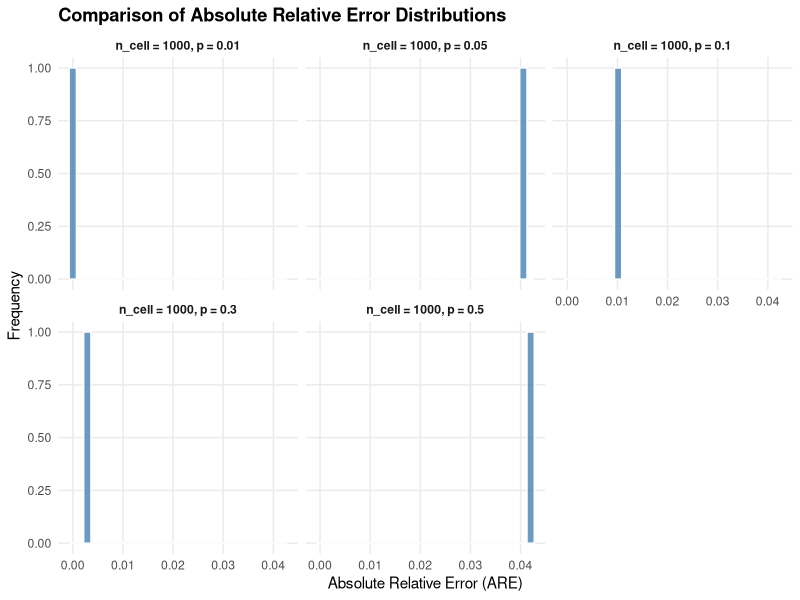
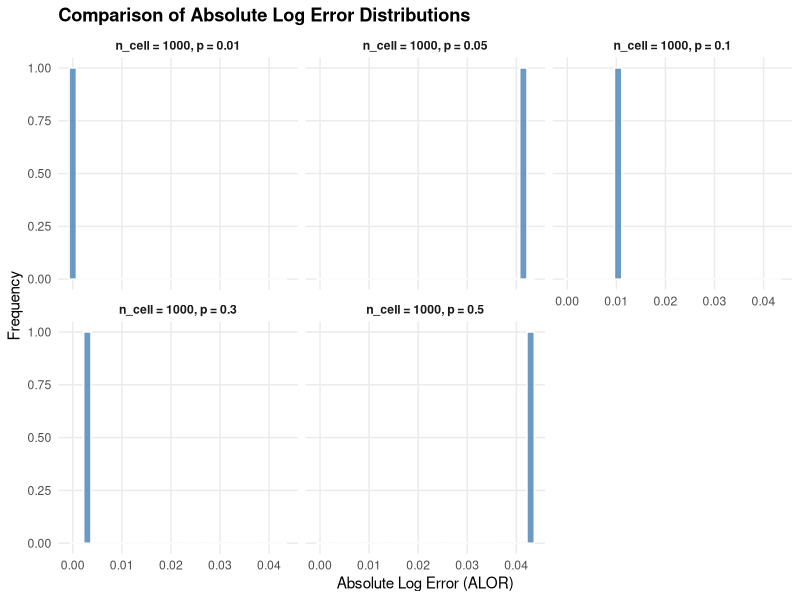
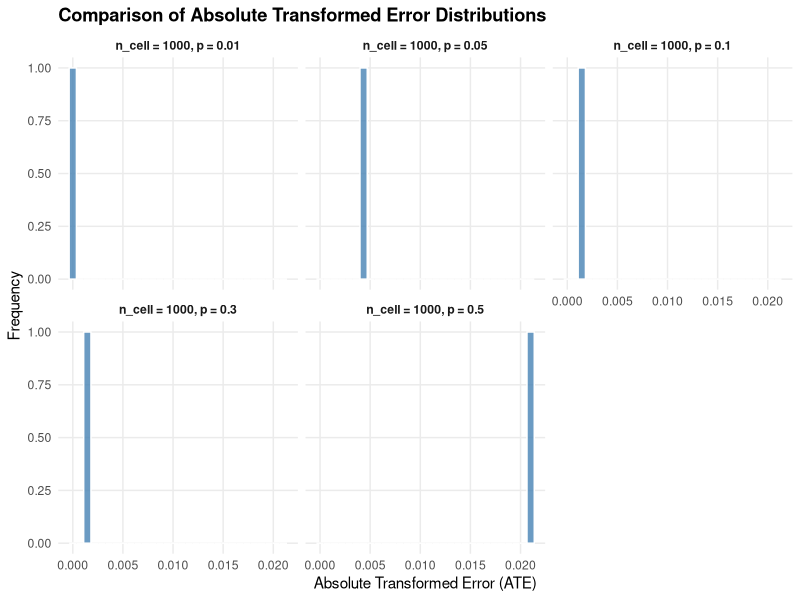
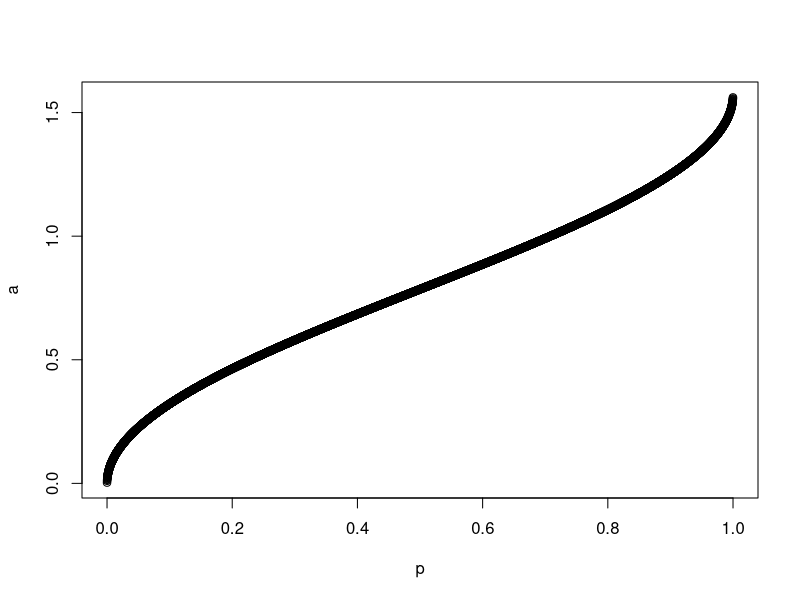
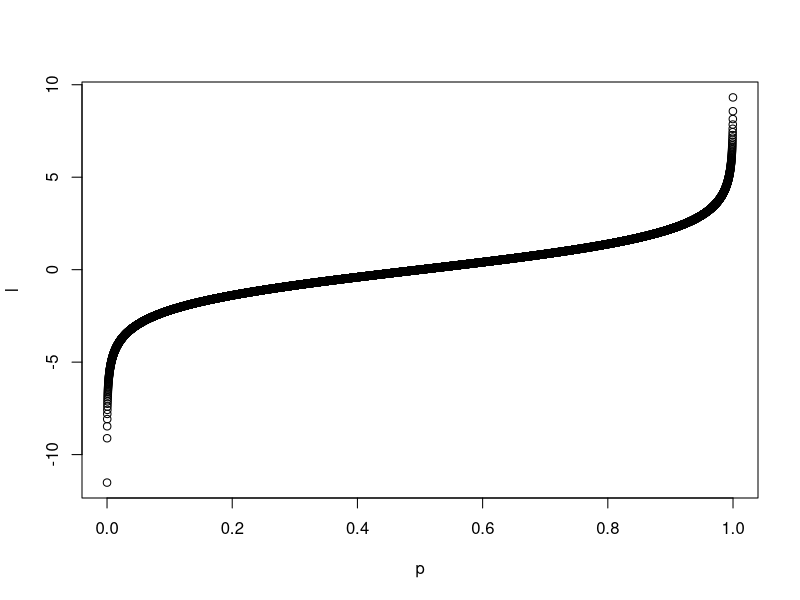

Reproduce these figures in R, in order.

# Idea ------------------------------------------------------------------------------------------------------------

#Start small: one cell type in one donor (later: increase cell types and/or increase number of donors)
#Use binomial distribution to model cell type (later: beta binomial or more difficult frameworks)
#Go for precision instead of hypothesis testing (no hypothesis testing possible in one cell type on donor)
#Compare based on:
  #* Scopit-like where c = 1 (probability of at least observing 1 count)
  #* ARE: absolute relative error
  #* Coefficient of variation (simple since easy formula for binomial distribution)

#Idea of sampling:
  #* Choose sampling parameters
  #* Construct parameter grid
  #* Choose number of samples B
  #* For each combination of sampling parameters (=row in parameter grid) sample B times
  #* Calculate the comparison statistics

#Presentation
  #* Present summary stats
  #* Graphs of summary stats
  #* Distribution of ARE and ALOR

# Setup -----------------------------------------------------------------------------------------------------------
rm(list = ls())


## Libraries -------------------------------------------------------------------------------------------------------
library(tidyverse)  # For cleaner data manipulation and plotting

## Parameters -------------------------------------------------------------------------------------------------------
params <- list(
  n_cell = c(10, 50, 100, 1000, 10000),  # number of cells
  p      = c(0.01, 0.05, 0.1, 0.3, 0.5), # proportions
  c      = 1,                            # Scopit limit
  B      = 10000                         # repetitions
)

param_grid <- expand.grid(
  n_cell = params$n_cell,
  p = params$p,
  c = params$c,
  B = params$B
)


## Helper functions ------------------------------------------------------------------------------------------------
### Simulation Functions ----
run_single_simulation <- function(n_cell, p,  B, c, seed) {
  set.seed(seed)
  #Simulation
  counts <- rbinom(B, n_cell, p)
  p_hat <- counts / n_cell
  #Output
  list(
    counts = counts,
    scopit = mean(counts >= c),
    ARE = abs(p_hat - p) / p,
    ALOR = abs(log(p_hat / p)),
    ATE = abs(asin(sqrt(p_hat)) - asin(sqrt(p))),
    CV = sd(p_hat) / mean(p_hat)
  )
}


run_all_simulations <- function(param_grid) {
  results <- pmap(param_grid, function(n_cell, p,c, B) {
    seed <- 2609 * which(
      param_grid$n_cell == n_cell & param_grid$p == p &
        param_grid$c == c & param_grid$B == B
    ) #the equivalent of choosing i in a for loop over the grid.
    run_single_simulation(n_cell, p, c, B, seed)
  })
  names(results) <- glue::glue(
    "n_cell{param_grid$n_cell}_p{param_grid$p}_c{param_grid$c}_B{param_grid$B}"
  )
  results
}

### Visualization Functions -----------------------------------------------------------------------------------------

plot_are <- function(results, param_df, ncol = NULL) {
  # param_df is a dataframe with columns n, p, and optionally c, B
  
  # Add default values for c and B if not present
  if (!"c" %in% names(param_df)) param_df$c <- 1
  if (!"B" %in% names(param_df)) param_df$B <- 1000
  
  are_data <- pmap_dfr(param_df, function(n_cell, p, c, B) {
    
    result_name <- glue::glue("n_cell{n_cell}_p{p}_c{c}_B{B}")
    
    if (!result_name %in% names(results)) {
      warning(glue::glue("No simulation found for {result_name}"))
      return(NULL)
    }
    
    are_values <- results[[result_name]]$ARE
    
    data.frame(
      n_cell = rep(n_cell, length(are_values)),
      p = rep(p, length(are_values)),
      c = rep(c, length(are_values)),
      B = rep(B, length(are_values)),
      ARE = are_values,
      label = rep(glue::glue("n_cell = {n_cell}, p = {p}"), length(are_values))
    )
  })
  if (nrow(are_data) == 0) {
    stop("No valid simulations found for the provided parameters")
  }
  
  # Determine grid layout
  n_plots <- length(unique(are_data$label))
  ncol <- ncol %||% min(n_plots, 3)
  
  ggplot(are_data, aes(x = ARE)) +
    geom_histogram(bins = 30, fill = "steelblue", color = "white", alpha = 0.8) +
    facet_wrap(~ label, scales = "fixed", ncol = ncol) +
    labs(
      title = "Comparison of Absolute Relative Error Distributions",
      x = "Absolute Relative Error (ARE)",
      y = "Frequency"
    ) +
    theme_minimal() +
    theme(
      plot.title = element_text(face = "bold"),
      strip.text = element_text(face = "bold"),
      panel.grid.minor = element_blank()
    )
}

plot_ate <- function(results, param_df, ncol = NULL) {
  
  # param_df is a dataframe with columns n, p, and optionally c, B
  # Add default values for c and B if not present
  if (!"c" %in% names(param_df)) param_df$c <- 1
  if (!"B" %in% names(param_df)) param_df$B <- 1000
  
  ate_data <- pmap_dfr(param_df, function(n_cell, p, c, B) {
    
    result_name <- glue::glue("n_cell{n_cell}_p{p}_c{c}_B{B}")
    
    if (!result_name %in% names(results)) {
      warning(glue::glue("No simulation found for {result_name}"))
      return(NULL)
    }
    
    ate_values <- results[[result_name]]$ATE
    data.frame(
      n_cell = rep(n_cell, length(ate_values)),
      p = rep(p, length(ate_values)),
      c = rep(c, length(ate_values)),
      B = rep(B, length(ate_values)),
      ATE = ate_values,
      label = rep(glue::glue("n_cell = {n_cell}, p = {p}"), length(ate_values))
    )
  })
  if (nrow(ate_data) == 0) {
    stop("No valid simulations found for the provided parameters")
  }
  
  # Determine grid layout
  n_plots <- length(unique(ate_data$label))
  ncol <- ncol %||% min(n_plots, 3)
  
  ggplot(ate_data, aes(x = ATE)) +
    geom_histogram(bins = 30, fill = "steelblue", color = "white", alpha = 0.8) +
    facet_wrap(~ label, scales = "fixed", ncol = ncol) +
    labs(
      title = "Comparison of Absolute Transformed Error Distributions",
      x = "Absolute Transformed Error (ATE)",
      y = "Frequency"
    ) +
    theme_minimal() +
    theme(
      plot.title = element_text(face = "bold"),
      strip.text = element_text(face = "bold"),
      panel.grid.minor = element_blank()
    )
}

plot_alor <- function(results, param_df, ncol = NULL) {
  
  # param_df is a dataframe with columns n, p, and optionally c, B
  # Example: data.frame(n_cell = c(100, 1000), p = c(0.05, 0.05))
  
  # Add default values for c and B if not present
  if (!"c" %in% names(param_df)) param_df$c <- 1
  if (!"B" %in% names(param_df)) param_df$B <- 1000
  
  alor_data <- pmap_dfr(param_df, function(n_cell, p, c, B) {
    
    result_name <- glue::glue("n_cell{n_cell}_p{p}_c{c}_B{B}")
    
    if (!result_name %in% names(results)) {
      warning(glue::glue("No simulation found for {result_name}"))
      return(NULL)
    }
    
    alor_values <- results[[result_name]]$ALOR
    data.frame(
      n_cell = rep(n_cell, length(alor_values)),
      p = rep(p, length(alor_values)),
      c = rep(c, length(alor_values)),
      B = rep(B, length(alor_values)),
      ALOR = alor_values,
      label = rep(glue::glue("n_cell = {n_cell}, p = {p}"), length(alor_values))
    )
  })
  if (nrow(alor_data) == 0) {
    stop("No valid simulations found for the provided parameters")
  }
  
  # Determine grid layout
  n_plots <- length(unique(alor_data$label))
  ncol <- ncol %||% min(n_plots, 3)
  
  ggplot(alor_data, aes(x = ALOR)) +
    geom_histogram(bins = 30, fill = "steelblue", color = "white", alpha = 0.8) +
    facet_wrap(~ label, scales = "fixed", ncol = ncol) +
    labs(
      title = "Comparison of Absolute Log Error Distributions",
      x = "Absolute Log Error (ALOR)",
      y = "Frequency"
    ) +
    theme_minimal() +
    theme(
      plot.title = element_text(face = "bold"),
      strip.text = element_text(face = "bold"),
      panel.grid.minor = element_blank()
    )
}

# Simulation ------------------------------------------------------------------------------------------------------

res_sim <- run_all_simulations(param_grid)

# Summary stats ---------------------------------------------------------------------------------------------------

param_grid  |>
  mutate(
    scopit       = map_dbl(res_sim, "scopit"),
    mean_ARE     = map_dbl(res_sim, ~ mean(.x$ARE)),
    quant90_ARE  = map_dbl(res_sim, ~quantile(.x$ARE, probs = c(0.9))),
    quant95_ARE  = map_dbl(res_sim, ~quantile(.x$ARE, probs = c(0.95))),
    mean_ATE     = map_dbl(res_sim, ~ mean(.x$ATE)),
    quant90_ATE  = map_dbl(res_sim, ~quantile(.x$ATE, probs = c(0.9))),
    quant95_ATE  = map_dbl(res_sim, ~quantile(.x$ATE, probs = c(0.95))),
    mean_ALOR    = map_dbl(res_sim, ~ mean(.x$ALOR)),
    quant90_ALOR = map_dbl(res_sim, ~quantile(.x$ALOR, probs = c(0.9))),
    quant95_ALOR = map_dbl(res_sim, ~quantile(.x$ALOR, probs = c(0.95))),
    CV           = map_dbl(res_sim, "CV")
  ) -> sum_stats

# Visualization ---------------------------------------------------------------------------------------------------

vis_df <- data.frame(
  n_cell = c(10, 100, 1000, 10000),
  p = rep(0.05, 4)
)

plot_are(res_sim, param_grid[param_grid$n_cell == 1000, ])
plot_alor(res_sim, param_grid[param_grid$n_cell == 1000, ])
plot_ate(res_sim, param_grid[param_grid$n_cell == 1000, ])
sum_stats[sum_stats$n_cel == 1000, ]


# Scratchpad ------------------------------------------------------------------------------------------------------

p <- seq(1e-5,1-1e-5,1e-4)
a <- asin(sqrt(p))
l <- log(p/(1-p))

plot(p,a)
plot(p,l)
